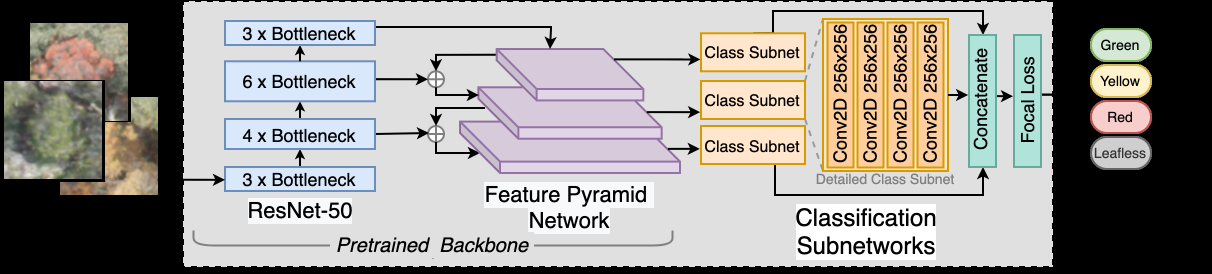
#> input picture vaib block_diagram.png, 2424 x 548 px, given in place of aug100_yellow_6.png, which was not available (shown at 1/2 size)
$ python augment_data.py
#> lines starting #> are read from the running program, lines starting #| are printed output that depends on the picture; pictures that were not available may be replaced by others from this repository, and a replacement may not be noted
# Script to apply different kinds of data augmentation to the dataset

import csv
from email.errors import FirstHeaderLineIsContinuationDefect
import os
import shutil
import cv2
from cv2 import CV_32F
from cv2 import flip
import numpy as np
from sklearn.utils import shuffle
from tqdm import tqdm
from scipy.ndimage import affine_transform

from split_data import shuffle_csv_lines

# [48 lines left out: functions random_flip, random_rotate, random_crop, not called in this run]


def random_colour_jitter(img, options, jitter_options=None):
    '''
    Random colour jittering of image.
    Contains three sub functions, all or none of which may be triggered depending on jitter_options dict.
    Input:
        image
        options -- for determining if this augmentation is needed
        jitter_options -- for determing which sub functions triger
    Output: colour jitterd image
    '''
    if not options['jitter']:
        return img

    # deafult options is all true
    # dictionary is used to determine which jittering functions will trigger for image
    if not jitter_options:
        jitter_options = {'brt':True, 'sat':True, 'con':True}

    def random_brightness(img, jitter_options):
        '''
        Randomly jitter image brightness
        '''
        # check if needed
        if not jitter_options['brt']:
            return img

        value = np.random.randint(-40,41)
        hsv = cv2.cvtColor(img, cv2.COLOR_BGR2HSV)
        h, s, v = cv2.split(hsv)
        if value >= 0:
            lim = 255 - value
            v[v > lim] = 255
            v[v <= lim] += value
        else:
            lim = np.absolute(value)
            v[v < lim] = 0
            v[v >= lim] -= np.absolute(value)

        final_hsv = cv2.merge((h, s, v))
        return cv2.cvtColor(final_hsv, cv2.COLOR_HSV2BGR)

    def random_saturation(img, jitter_options):
        '''
        Randomly jitter image saturation.
        '''
        # check if needed
        if not jitter_options['sat']:
            return img

        value = np.random.randint(-40,41)
        hsv = cv2.cvtColor(img, cv2.COLOR_BGR2HSV)
        h, s, v = cv2.split(hsv)
        if value >= 0:
            lim = 255 - value
            s[s > lim] = 255
            s[s <= lim] += value
        else:
            lim = np.absolute(value)
            s[s < lim] = 0
            s[s >= lim] -= np.absolute(value)

        final_hsv = cv2.merge((h, s, v))
        return cv2.cvtColor(final_hsv, cv2.COLOR_HSV2BGR)

    def random_contrast(img, jitter_options):
        '''
        Randomly jitter image contrast
        '''
        # check if needed
        if not jitter_options['con']:
            return img

        # multiply by random val
        max_value = 0.4
        dummy = np.int16(img)
        dummy = dummy * np.random.uniform(1-max_value, 1+max_value)
        dummy = np.clip(dummy, 0, 255)
        return np.uint8(dummy)

    # randomly change brightness, saturation, and contrast
    # jitter_options determines which functions will actually trigger
    new_img = img.copy()
    functions = [random_brightness, random_saturation, random_contrast]
    for function in functions:
        new_img = function(new_img, jitter_options)

    return new_img

# [145 lines left out: functions random_warp, gaussian_blur, generate_new_image, get_options_dir, augment_data, not called in this run]


if __name__ == "__main__":
    # [10 lines of commented-out code are left out]
    img = cv2.imread('datasets\split\\train\\aug100_yellow_6.png')
#> img is the input picture: shape (548, 2424, 3); mean B, G, R 150.3, 154.6, 157.9
    new_img = random_colour_jitter(img, {'jitter':True})
#> the loop in random_colour_jitter, `for function in functions:` made 3 passes
#> pass 1, in random_brightness, `h, s, v = cv2.split(hsv)`:
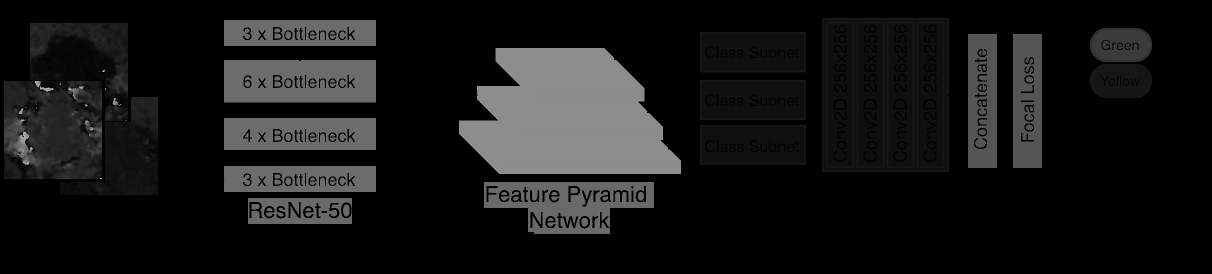
#> h: shape (548, 2424) (shown at 1/2 size); min 0, max 179, mean 22.5
#> pass 1, in random_brightness, `h, s, v = cv2.split(hsv)`:
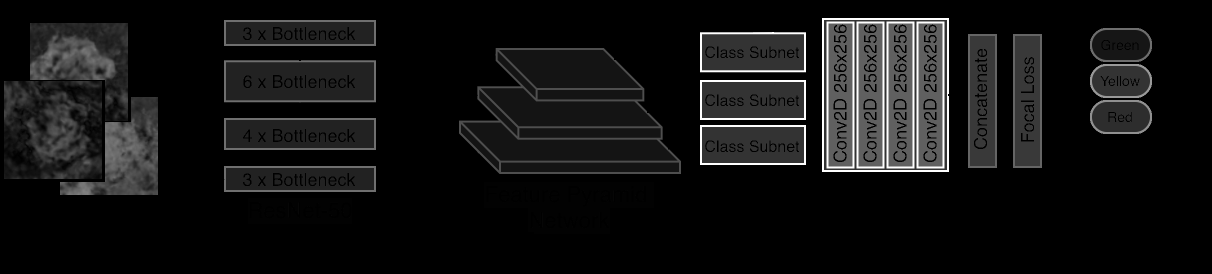
#> s: shape (548, 2424) (shown at 1/2 size); min 0, max 255, mean 19.5
#> pass 1, in random_brightness, `h, s, v = cv2.split(hsv)`:
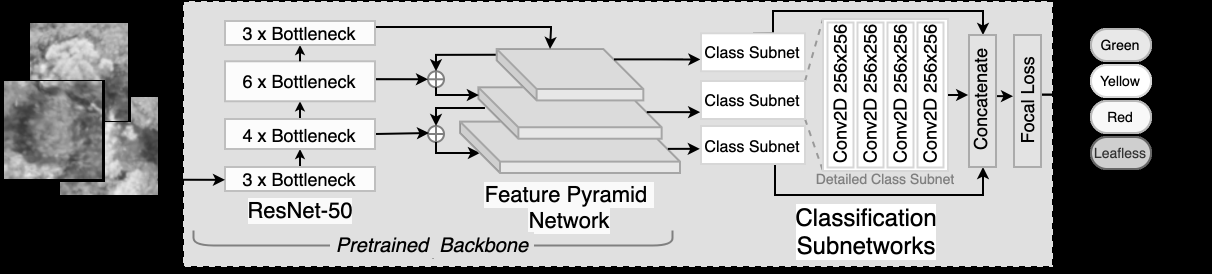
#> v: shape (548, 2424) (shown at 1/2 size); min 0, max 255, mean 161.9
#> after the loop in random_colour_jitter, `for function in functions:`:
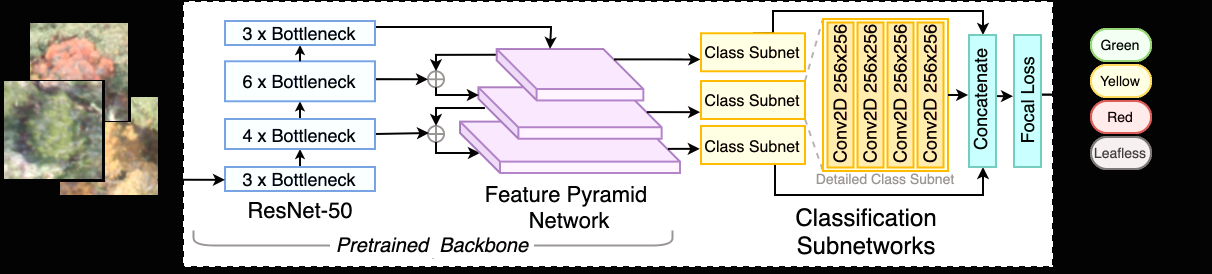
#> new_img: shape (548, 2424, 3) (shown at 1/2 size); mean B, G, R 169.7, 175.8, 178.3
    print(new_img.shape)
#| (548, 2424, 3)
    cv2.imwrite('./warp_test.png', new_img)
    cv2.imwrite('./warp_test_org.png', img)
